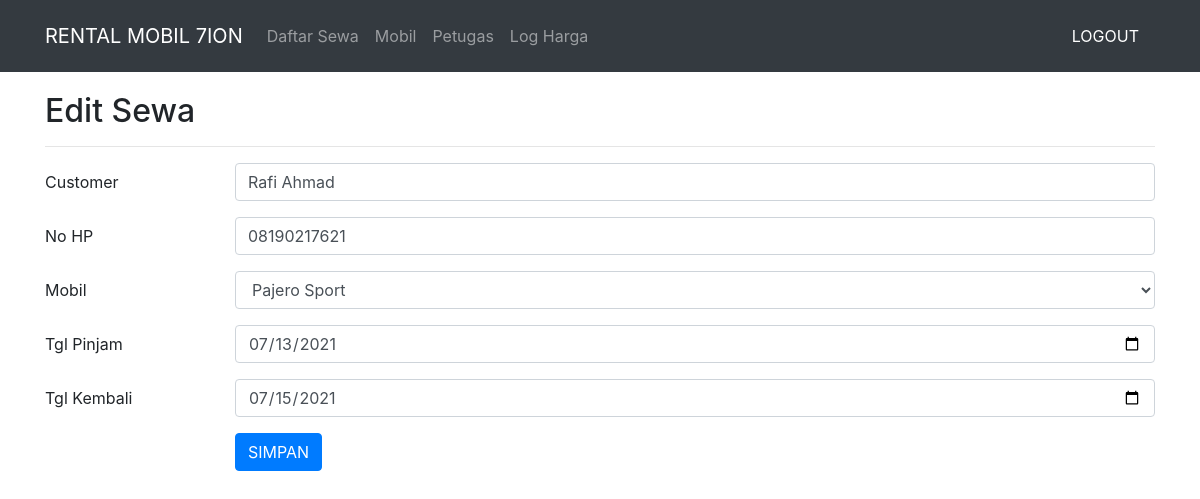
Page /edit-sewa.php?id_sewa=2009 (signed in) on the committed database.
### tables this page shows
CREATE TABLE `sewa` (
  `id_sewa` int(10) NOT NULL,
  `nama_admin` varchar(40) NOT NULL,
  `pelanggan` varchar(30) DEFAULT NULL,
  `hp` varchar(20) NOT NULL,
  `id_mobil` int(10) DEFAULT NULL,
  `tgl_pinjam` date DEFAULT NULL,
  `tgl_kembali` date DEFAULT NULL,
  `lama_sewa` int(10) NOT NULL,
  `total_bayar` varchar(20) DEFAULT NULL
);

### edit-sewa.php (the view, shortened to what this page needs)
<?php
include ('head.php');
?>
<div class="container" style="margin-top: 20px">
	<h2>Edit Sewa</h2>
	<hr>
	<form action="update-sewa.php" method="post">
	<?php
	$id = $_GET['id_sewa'];
	$data = mysqli_query($koneksi,"SELECT * FROM sewa INNER JOIN mobil ON sewa.id_mobil = mobil.id_mobil WHERE id_sewa='$id'");
	while ($d = mysqli_fetch_array($data)) { ?>
		<div class="form-group row">
			<label class="col-sm-2 col-form-label">Customer</label>
			<div class="col-sm-10">
				<input type="text" name="pelanggan" class="form-control" size="4" value="<?php echo $d['pelanggan']; ?>" required>
			</div>
		</div>
		<div class="form-group row">
			<label class="col-sm-2 col-form-label">No HP</label>
			<div class="col-sm-10">
				<input type="text" name="hp" class="form-control" size="4" value="<?php echo $d['hp']; ?>" required>
			</div>
		</div>
		<div class="form-group row">
			<label class="col-sm-2 col-form-label">Mobil</label>
			<div class="col-sm-10">
				<select class="form-control" name="id_mobil">
					<?php
						$result = mysqli_query($koneksi,"SELECT * FROM mobil");
						while ($rows = mysqli_fetch_array($result)) {
							echo "<option value=" .$rows['id_mobil']. ">" .$rows['merk']. "</option>";
						}
					?>
				</select>
			</div>
		</div>
		<div class="form-group row">
			<label class="col-sm-2 col-form-label">Tgl Pinjam</label>
			<div class="col-sm-10">
				<input type="date" name="tgl_pinjam" class="form-control" size="4" value="<?php echo $d['tgl_pinjam']; ?>" required>
			</div>
		</div>
		<div class="form-group row">
			<label class="col-sm-2 col-form-label">Tgl Kembali</label>
			<div class="col-sm-10">
				<input type="date" name="tgl_kembali" class="form-control" size="4" value="<?php echo $d['tgl_kembali']; ?>" required>
			</div>
		</div>
		<div class="form-group row">
			<label class="col-sm-2 col-form-label">&nbsp;</label>
			<div class="col-sm-10">
				<input type="submit" name="submit" class="btn btn-primary" value="SIMPAN" onclick="return confirm('Apakah yakin data sudah benar ?')">
			</div>
		</div>
	<?php } ?>
	</form>
</div>
<?php include ('footer.php'); ?>

### rows in the picture
sewa: pelanggan "Rafi Ahmad", hp "08190217621", tgl_pinjam "07/13/2021", tgl_kembali "07/15/2021"

### other values in the picture
form field id_mobil "Pajero Sport"
